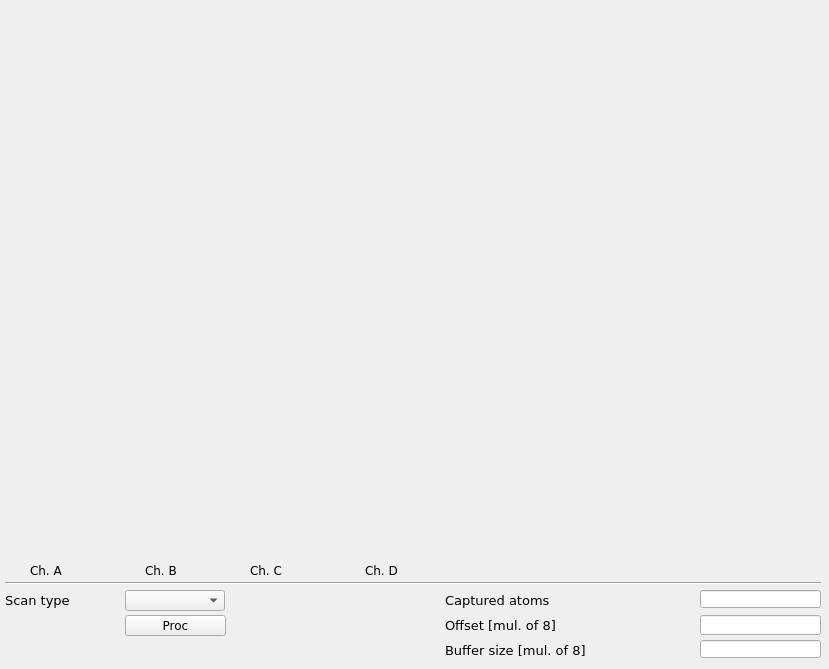
<?xml version="1.0" encoding="UTF-8"?>
<ui version="4.0">
 <class>ADC</class>
 <widget class="QMainWindow" name="ADC">
  <property name="geometry">
   <rect>
    <x>0</x>
    <y>0</y>
    <width>829</width>
    <height>669</height>
   </rect>
  </property>
  <property name="sizePolicy">
   <sizepolicy hsizetype="Minimum" vsizetype="Minimum">
    <horstretch>0</horstretch>
    <verstretch>0</verstretch>
   </sizepolicy>
  </property>
  <property name="windowTitle">
   <string/>
  </property>
  <property name="Title" stdset="0">
   <string>$(BPM)</string>
  </property>
  <widget class="QWidget" name="centralwidget">
   <widget class="caCartesianPlot" name="adc">
    <property name="geometry">
     <rect>
      <x>9</x>
      <y>9</y>
      <width>811</width>
      <height>546</height>
     </rect>
    </property>
    <property name="sizePolicy">
     <sizepolicy hsizetype="MinimumExpanding" vsizetype="MinimumExpanding">
      <horstretch>0</horstretch>
      <verstretch>2</verstretch>
     </sizepolicy>
    </property>
    <property name="font">
     <font>
      <family>Sans</family>
      <pointsize>8</pointsize>
     </font>
    </property>
    <property name="Title" stdset="0">
     <string notr="true">ADC data @ 250 MHz</string>
    </property>
    <property name="TitleX">
     <string notr="true">ADC samples</string>
    </property>
    <property name="TitleY">
     <string notr="true">ADC counts</string>
    </property>
    <property name="channels_1" stdset="0">
     <string notr="true">;$(BPM):adc.A</string>
    </property>
    <property name="color_1">
     <color>
      <red>255</red>
      <green>0</green>
      <blue>0</blue>
     </color>
    </property>
    <property name="channels_2" stdset="0">
     <string notr="true">;$(BPM):adc.B</string>
    </property>
    <property name="color_2">
     <color>
      <red>0</red>
      <green>255</green>
      <blue>0</blue>
     </color>
    </property>
    <property name="channels_3" stdset="0">
     <string notr="true">;$(BPM):adc.C</string>
    </property>
    <property name="color_3">
     <color>
      <red>0</red>
      <green>0</green>
      <blue>255</blue>
     </color>
    </property>
    <property name="channels_4" stdset="0">
     <string notr="true">;$(BPM):adc.D</string>
    </property>
    <property name="color_4">
     <color>
      <red>170</red>
      <green>0</green>
      <blue>255</blue>
     </color>
    </property>
    <property name="countNumOrChannel" stdset="0">
     <string notr="true"/>
    </property>
    <property name="triggerChannel" stdset="0">
     <string notr="true"/>
    </property>
    <property name="foreground">
     <color alpha="0">
      <red>255</red>
      <green>255</green>
      <blue>255</blue>
     </color>
    </property>
    <property name="gridColor">
     <color>
      <red>0</red>
      <green>0</green>
      <blue>0</blue>
     </color>
    </property>
    <property name="XaxisLimits">
     <string>0;100</string>
    </property>
    <property name="YaxisLimits">
     <string>-1000000;-900000</string>
    </property>
   </widget>
   <widget class="Line" name="line">
    <property name="geometry">
     <rect>
      <x>5</x>
      <y>575</y>
      <width>816</width>
      <height>16</height>
     </rect>
    </property>
    <property name="font">
     <font>
      <family>DejaVu Sans</family>
      <pointsize>9</pointsize>
     </font>
    </property>
    <property name="orientation">
     <enum>Qt::Horizontal</enum>
    </property>
   </widget>
   <widget class="QLabel" name="label_19">
    <property name="geometry">
     <rect>
      <x>445</x>
      <y>640</y>
      <width>156</width>
      <height>20</height>
     </rect>
    </property>
    <property name="font">
     <font>
      <family>DejaVu Sans</family>
      <pointsize>10</pointsize>
     </font>
    </property>
    <property name="text">
     <string>Buffer size [mul. of 8]</string>
    </property>
   </widget>
   <widget class="caMessageButton" name="camessagebutton">
    <property name="geometry">
     <rect>
      <x>125</x>
      <y>615</y>
      <width>101</width>
      <height>21</height>
     </rect>
    </property>
    <property name="font">
     <font>
      <family>DejaVu Sans</family>
      <pointsize>9</pointsize>
     </font>
    </property>
    <property name="text">
     <string>Proc</string>
    </property>
    <property name="flat">
     <bool>false</bool>
    </property>
    <property name="fontScaleMode">
     <enum>EPushButton::WidthAndHeight</enum>
    </property>
    <property name="channel" stdset="0">
     <string notr="true">$(BPM):adc.PROC</string>
    </property>
    <property name="background">
     <color>
      <red>254</red>
      <green>217</green>
      <blue>188</blue>
     </color>
    </property>
    <property name="pressMessage">
     <string notr="true">1</string>
    </property>
   </widget>
   <widget class="QLabel" name="label_21">
    <property name="geometry">
     <rect>
      <x>5</x>
      <y>590</y>
      <width>101</width>
      <height>20</height>
     </rect>
    </property>
    <property name="font">
     <font>
      <family>DejaVu Sans</family>
      <pointsize>10</pointsize>
     </font>
    </property>
    <property name="styleSheet">
     <string notr="true">color: rgb(0, 0, 0);</string>
    </property>
    <property name="text">
     <string>Scan type</string>
    </property>
   </widget>
   <widget class="QLabel" name="label_23">
    <property name="geometry">
     <rect>
      <x>445</x>
      <y>590</y>
      <width>126</width>
      <height>21</height>
     </rect>
    </property>
    <property name="font">
     <font>
      <family>DejaVu Sans</family>
      <pointsize>10</pointsize>
     </font>
    </property>
    <property name="text">
     <string>Captured atoms</string>
    </property>
   </widget>
   <widget class="QLabel" name="label_22">
    <property name="geometry">
     <rect>
      <x>445</x>
      <y>615</y>
      <width>116</width>
      <height>20</height>
     </rect>
    </property>
    <property name="font">
     <font>
      <family>DejaVu Sans</family>
      <pointsize>10</pointsize>
     </font>
    </property>
    <property name="text">
     <string>Offset [mul. of 8]</string>
    </property>
   </widget>
   <widget class="QLabel" name="label_25">
    <property name="geometry">
     <rect>
      <x>250</x>
      <y>560</y>
      <width>36</width>
      <height>21</height>
     </rect>
    </property>
    <property name="font">
     <font>
      <family>DejaVu Sans</family>
      <pointsize>9</pointsize>
     </font>
    </property>
    <property name="styleSheet">
     <string notr="true">color: rgb(0, 0, 0);</string>
    </property>
    <property name="text">
     <string>Ch. C</string>
    </property>
   </widget>
   <widget class="QLabel" name="label_26">
    <property name="geometry">
     <rect>
      <x>365</x>
      <y>560</y>
      <width>36</width>
      <height>21</height>
     </rect>
    </property>
    <property name="font">
     <font>
      <family>DejaVu Sans</family>
      <pointsize>9</pointsize>
     </font>
    </property>
    <property name="styleSheet">
     <string notr="true">color: rgb(0, 0, 0);</string>
    </property>
    <property name="text">
     <string>Ch. D</string>
    </property>
   </widget>
   <widget class="caRelatedDisplay" name="ADC_buffer">
    <property name="enabled">
     <bool>false</bool>
    </property>
    <property name="geometry">
     <rect>
      <x>10</x>
      <y>560</y>
      <width>16</width>
      <height>16</height>
     </rect>
    </property>
    <property name="background">
     <color>
      <red>255</red>
      <green>0</green>
      <blue>0</blue>
     </color>
    </property>
    <property name="labels">
     <string notr="true"/>
    </property>
    <property name="files">
     <string notr="true">adc</string>
    </property>
    <property name="args">
     <string notr="true">DEVICE=$(DEVICE)</string>
    </property>
   </widget>
   <widget class="caRelatedDisplay" name="ADC_buffer_3">
    <property name="enabled">
     <bool>false</bool>
    </property>
    <property name="geometry">
     <rect>
      <x>230</x>
      <y>560</y>
      <width>16</width>
      <height>16</height>
     </rect>
    </property>
    <property name="background">
     <color>
      <red>0</red>
      <green>0</green>
      <blue>255</blue>
     </color>
    </property>
    <property name="labels">
     <string notr="true"/>
    </property>
    <property name="files">
     <string notr="true">adc</string>
    </property>
    <property name="args">
     <string notr="true">DEVICE=$(DEVICE)</string>
    </property>
   </widget>
   <widget class="QLabel" name="label_24">
    <property name="geometry">
     <rect>
      <x>30</x>
      <y>560</y>
      <width>36</width>
      <height>21</height>
     </rect>
    </property>
    <property name="font">
     <font>
      <family>DejaVu Sans</family>
      <pointsize>9</pointsize>
     </font>
    </property>
    <property name="styleSheet">
     <string notr="true">color: rgb(0, 0, 0);</string>
    </property>
    <property name="text">
     <string>Ch. A</string>
    </property>
   </widget>
   <widget class="caRelatedDisplay" name="ADC_buffer_2">
    <property name="enabled">
     <bool>false</bool>
    </property>
    <property name="geometry">
     <rect>
      <x>125</x>
      <y>560</y>
      <width>16</width>
      <height>16</height>
     </rect>
    </property>
    <property name="background">
     <color>
      <red>0</red>
      <green>255</green>
      <blue>0</blue>
     </color>
    </property>
    <property name="labels">
     <string notr="true"/>
    </property>
    <property name="files">
     <string notr="true">adc</string>
    </property>
    <property name="args">
     <string notr="true">DEVICE=$(DEVICE)</string>
    </property>
   </widget>
   <widget class="QLabel" name="label_27">
    <property name="geometry">
     <rect>
      <x>145</x>
      <y>560</y>
      <width>36</width>
      <height>21</height>
     </rect>
    </property>
    <property name="font">
     <font>
      <family>DejaVu Sans</family>
      <pointsize>9</pointsize>
     </font>
    </property>
    <property name="styleSheet">
     <string notr="true">color: rgb(0, 0, 0);</string>
    </property>
    <property name="text">
     <string>Ch. B</string>
    </property>
   </widget>
   <widget class="caRelatedDisplay" name="ADC_buffer_4">
    <property name="enabled">
     <bool>false</bool>
    </property>
    <property name="geometry">
     <rect>
      <x>345</x>
      <y>560</y>
      <width>16</width>
      <height>16</height>
     </rect>
    </property>
    <property name="background">
     <color>
      <red>170</red>
      <green>0</green>
      <blue>255</blue>
     </color>
    </property>
    <property name="labels">
     <string notr="true"/>
    </property>
    <property name="files">
     <string notr="true">adc</string>
    </property>
    <property name="args">
     <string notr="true">DEVICE=$(DEVICE)</string>
    </property>
   </widget>
   <widget class="caLineEdit" name="calineedit_34">
    <property name="geometry">
     <rect>
      <x>700</x>
      <y>590</y>
      <width>121</width>
      <height>18</height>
     </rect>
    </property>
    <property name="sizePolicy">
     <sizepolicy hsizetype="Preferred" vsizetype="Preferred">
      <horstretch>0</horstretch>
      <verstretch>0</verstretch>
     </sizepolicy>
    </property>
    <property name="font">
     <font>
      <family>DejaVu Sans</family>
      <pointsize>11</pointsize>
      <stylestrategy>PreferDefault</stylestrategy>
     </font>
    </property>
    <property name="alignment">
     <set>Qt::AlignRight|Qt::AlignTrailing|Qt::AlignVCenter</set>
    </property>
    <property name="channel" stdset="0">
     <string notr="true">$(BPM):adc:captured_atoms</string>
    </property>
    <property name="background">
     <color>
      <red>255</red>
      <green>255</green>
      <blue>255</blue>
     </color>
    </property>
    <property name="colorMode">
     <enum>caLineEdit::Static</enum>
    </property>
   </widget>
   <widget class="caTextEntry" name="catextentry_51">
    <property name="geometry">
     <rect>
      <x>700</x>
      <y>615</y>
      <width>121</width>
      <height>20</height>
     </rect>
    </property>
    <property name="font">
     <font>
      <family>DejaVu Sans</family>
      <pointsize>9</pointsize>
      <stylestrategy>PreferDefault</stylestrategy>
     </font>
    </property>
    <property name="alignment">
     <set>Qt::AlignRight|Qt::AlignTrailing|Qt::AlignVCenter</set>
    </property>
    <property name="channel" stdset="0">
     <string notr="true">$(BPM):adc.OFFS</string>
    </property>
    <property name="background">
     <color>
      <red>230</red>
      <green>230</green>
      <blue>230</blue>
     </color>
    </property>
    <property name="colorMode">
     <enum>caLineEdit::Static</enum>
    </property>
    <property name="precision">
     <number>4</number>
    </property>
    <property name="precisionMode">
     <enum>caLineEdit::Channel</enum>
    </property>
    <property name="maxValue">
     <double>2.000000000000000</double>
    </property>
    <property name="minValue">
     <double>0.100000000000000</double>
    </property>
   </widget>
   <widget class="caLineEdit" name="calineedit_35">
    <property name="geometry">
     <rect>
      <x>700</x>
      <y>640</y>
      <width>121</width>
      <height>18</height>
     </rect>
    </property>
    <property name="sizePolicy">
     <sizepolicy hsizetype="Preferred" vsizetype="Preferred">
      <horstretch>0</horstretch>
      <verstretch>0</verstretch>
     </sizepolicy>
    </property>
    <property name="font">
     <font>
      <family>DejaVu Sans</family>
      <pointsize>11</pointsize>
      <stylestrategy>PreferDefault</stylestrategy>
     </font>
    </property>
    <property name="alignment">
     <set>Qt::AlignRight|Qt::AlignTrailing|Qt::AlignVCenter</set>
    </property>
    <property name="channel" stdset="0">
     <string notr="true">$(BPM):adc.NGRP</string>
    </property>
    <property name="background">
     <color>
      <red>255</red>
      <green>255</green>
      <blue>255</blue>
     </color>
    </property>
    <property name="colorMode">
     <enum>caLineEdit::Static</enum>
    </property>
   </widget>
   <widget class="caMenu" name="camenu_14">
    <property name="geometry">
     <rect>
      <x>125</x>
      <y>590</y>
      <width>100</width>
      <height>21</height>
     </rect>
    </property>
    <property name="font">
     <font>
      <family>DejaVu Sans</family>
      <pointsize>9</pointsize>
     </font>
    </property>
    <property name="styleSheet">
     <string notr="true">color: rgb(0, 0, 0);</string>
    </property>
    <property name="frame">
     <bool>true</bool>
    </property>
    <property name="channel" stdset="0">
     <string notr="true">$(BPM):adc.SCAN</string>
    </property>
    <property name="labelDisplay">
     <bool>false</bool>
    </property>
   </widget>
  </widget>
 </widget>
 <customwidgets>
  <customwidget>
   <class>QwtPlot</class>
   <extends>QFrame</extends>
   <header>qwt_plot.h</header>
  </customwidget>
  <customwidget>
   <class>caMenu</class>
   <extends>QComboBox</extends>
   <header>caMenu</header>
  </customwidget>
  <customwidget>
   <class>caRelatedDisplay</class>
   <extends>QWidget</extends>
   <header>caRelatedDisplay</header>
  </customwidget>
  <customwidget>
   <class>caTextEntry</class>
   <extends>caLineEdit</extends>
   <header>caTextEntry</header>
  </customwidget>
  <customwidget>
   <class>caMessageButton</class>
   <extends>QPushButton</extends>
   <header>caMessageButton</header>
  </customwidget>
  <customwidget>
   <class>caLineEdit</class>
   <extends>QLineEdit</extends>
   <header>caLineEdit</header>
  </customwidget>
  <customwidget>
   <class>caCartesianPlot</class>
   <extends>QwtPlot</extends>
   <header>caCartesianPlot</header>
   <container>1</container>
  </customwidget>
 </customwidgets>
 <resources/>
 <connections/>
</ui>
